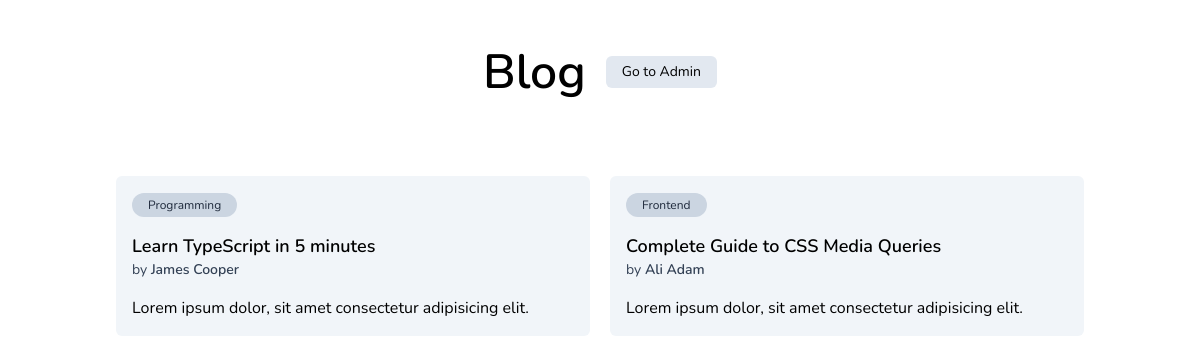
The page / on the database its author committed.
### tables this page shows
CREATE TABLE articles (
  id INT NOT NULL AUTO_INCREMENT,
  title VARCHAR(255) NOT NULL,
  content VARCHAR(255) NOT NULL,
  status VARCHAR(255) NOT NULL,
  author_id INT,
  category_id INT,
  PRIMARY KEY (id),
  FOREIGN KEY (author_id) REFERENCES authors(id) ON DELETE CASCADE,
  FOREIGN KEY (category_id) REFERENCES categories(id) ON DELETE CASCADE
);

CREATE TABLE categories (
  id INT NOT NULL AUTO_INCREMENT,
  name VARCHAR(255) NOT NULL,
  PRIMARY KEY (id)
);

CREATE TABLE authors (
  id INT NOT NULL AUTO_INCREMENT,
  name VARCHAR(255) NOT NULL,
  email VARCHAR(255) NOT NULL,
  PRIMARY KEY (id),
  UNIQUE (email)
);

### public/index.php (called while the page is built, shortened)
<?php
try {
  include __DIR__ . '/../classes/Article.php';
  $articleDB = new Article();
  $articles = $articleDB->getArticles();
  include __DIR__ . '/../views/header.php';
  include __DIR__ . '/../views/home.php';
  include __DIR__ . '/../views/footer.php';
} catch (PDOException $e) {
  $title = 'An error has occurred';
  $output = 'Database error: ' . $e->getMessage() . ' in ' .
    $e->getFile() . ':' . $e->getLine();
}

### classes/Article.php (called while the page is built, shortened)
<?php
require_once __DIR__ . '/Database.php';
class Article
{
  private $pdo;
  public function __construct()
  {
    $db = new Database();
    $this->pdo = $db->connect();
  }
  public function getArticles()
  {
    $stmt = $this->pdo->prepare('SELECT articles.id, title, content, status, categories.name as category_name, authors.name as author_name
    FROM articles
    JOIN categories ON articles.category_id = categories.id
    JOIN authors ON articles.author_id = authors.id
    ORDER BY articles.id ASC');
    $stmt->execute();
    return  $stmt->fetchAll();
  }
}

### classes/Database.php (called while the page is built)
<?php
class Database
{
  public function connect()
  {
    return new PDO(
      'mysql:host=localhost; dbname=blog; charset=utf8mb4',
      'root',
      ''
    );
  }
}

### views/home.php (the view)
<main class='mx-auto max-w-[1000px] px-4 py-2'>
  <div class='mt-10 flex items-center justify-center gap-5'>
    <h1 class='text-5xl font-semibold'>Blog</h1>
    <a class='rounded-md bg-slate-200 py-1.5 px-4 transition hover:bg-slate-800 text-sm hover:text-slate-100'
      href='/admin/articles'>
      Go to Admin
    </a>
  </div>
  <section class='mt-20 grid grid-cols-2 gap-5'>
    <?php foreach ($articles as $article) : ?>
    <article class='rounded-md bg-slate-100 p-4'>
      <span class='rounded-full bg-slate-300 px-4 py-1 text-xs text-slate-800'>
        <?= $article['category_name']  ?>
      </span>
      <div class='py-4'>
        <h2 class='text-lg font-semibold'><?= $article['title'] ?></h2>
        <p class='text-sm text-slate-700'>
          by <span class='font-semibold'><?= $article['author_name']  ?></span>
        </p>
      </div>
      <p><?= $article['content'] ?></p>
    </article>
    <?php endforeach; ?>
  </section>
</main>

### views/header.php (style rules this page uses)
html { font-family: 'Nunito', sans-serif; }

### rows shown on the page
articles: category.name "Programming", title "Learn TypeScript in 5 minutes", author.name "James Cooper", content "Lorem ipsum dolor, sit amet consectetur adipisicing elit."
articles: category.name "Frontend", title "Complete Guide to CSS Media Queries", author.name "Ali Adam", content "Lorem ipsum dolor, sit amet consectetur adipisicing elit."
